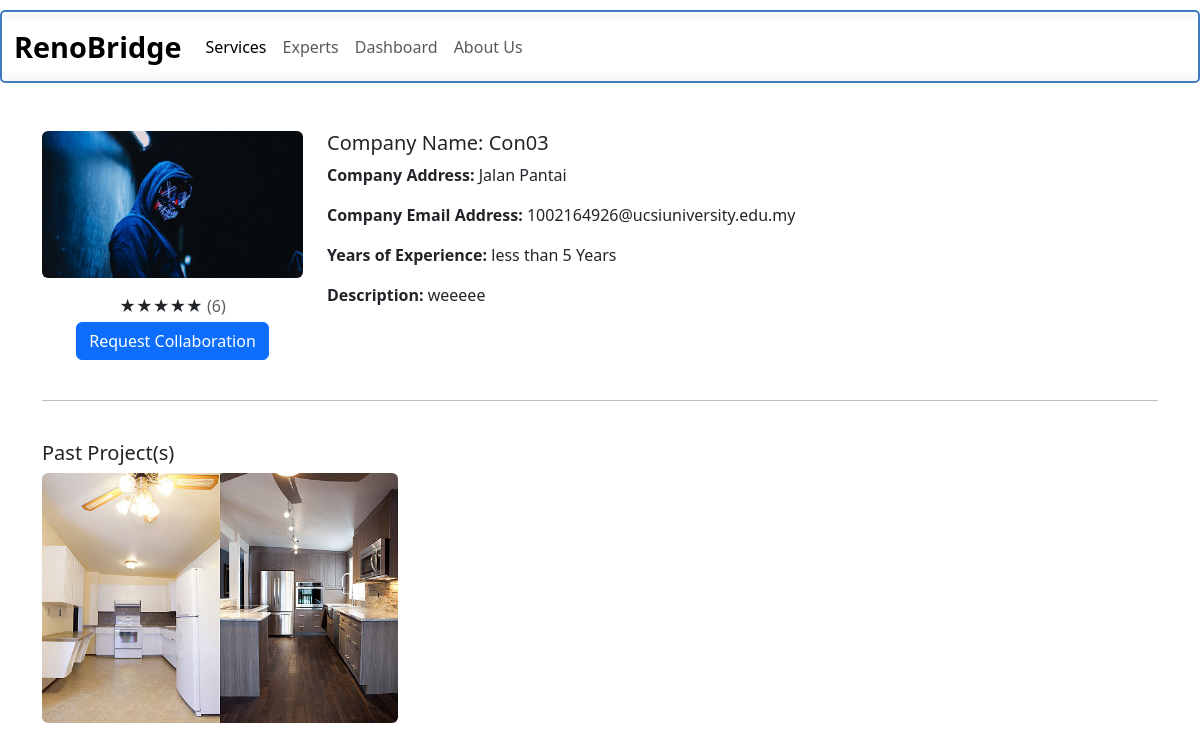
Before: /expert_portfolio/7 with the older database file.
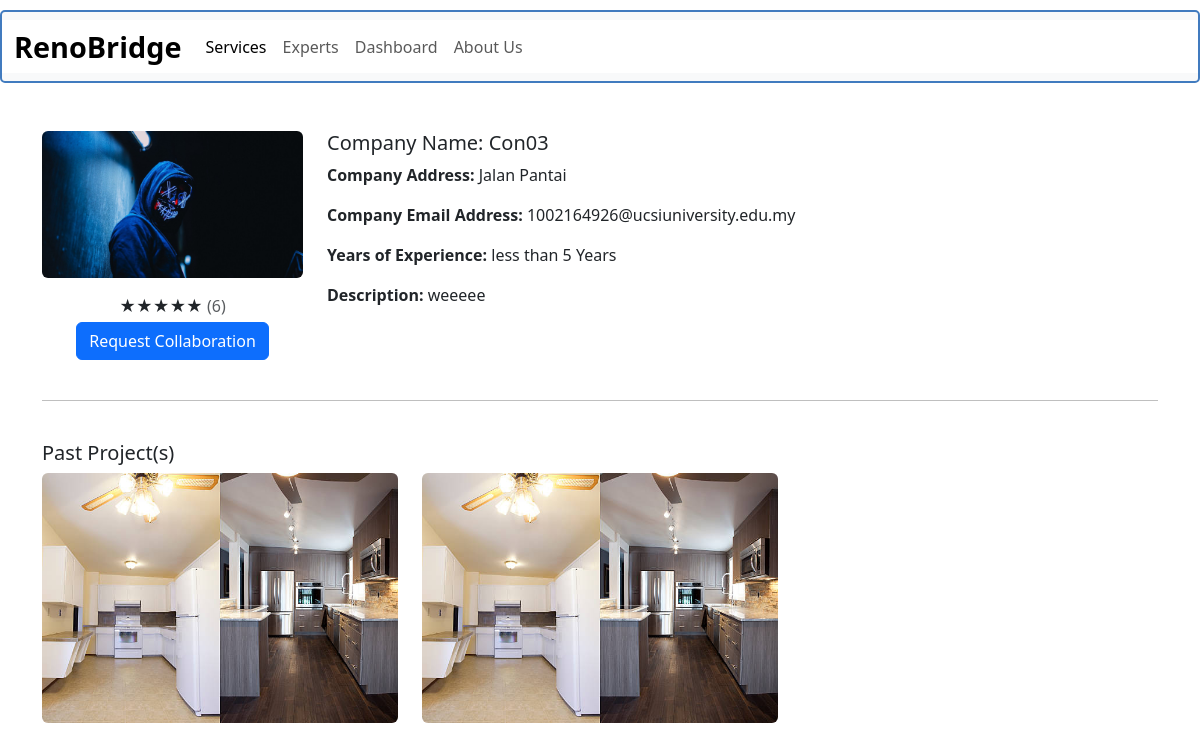
After: the same page with the newer database file.
### renobridge/models.py (models this page shows, shortened)
class ProjectPhoto(models.Model):
    contractor = models.ForeignKey(Contractor, on_delete=models.CASCADE)
    project = models.ForeignKey('Project', on_delete=models.CASCADE, null=True, blank=True, related_name='photos')
    photo = models.ImageField(upload_to='project_photos/')
    uploaded_at = models.DateTimeField(auto_now_add=True)

### renobridge/views.py (the view)
# urls.py: path('expert_portfolio/<int:id>', views.expert_portfolio, name='expert_portfolio'),  # For expert_portfolio.html
def expert_portfolio(request, id):
    contractor = get_object_or_404(Contractor, user__id=id)
    project_photos = ProjectPhoto.objects.filter(contractor=contractor)
    print(f"Photos count: {project_photos.count()}")
    context = {
        'contractor': contractor,
        'project_photos': project_photos
    }
    return render(request, 'expert_portfolio.html', context)

### renobridge/templates/expert_portfolio.html (shortened to what this page needs)
{% load static %}
<!DOCTYPE html>
<html lang="en">
<head>
    <link rel="stylesheet" href="https://cdn.jsdelivr.net/npm/bootstrap@5.3.3/dist/css/bootstrap.min.css">
    <link rel="stylesheet" href="https://cdnjs.cloudflare.com/ajax/libs/font-awesome/6.0.0-beta3/css/all.min.css">
    <link rel="stylesheet" href="{% static 'style.css' %}">
</head>
<body>
  <nav class="navbar navbar-expand-lg bg-body-tertiary navbar-frame">
    <div class="container-fluid" style="background-color: white;">
      <a class="navbar-brand" href="{% url 'renobridge' %}">RenoBridge</a>
      <div class="collapse navbar-collapse" id="navbarSupportedContent">
        <ul class="navbar-nav me-auto mb-2 mb-lg-0">
          <li class="nav-item">
            <a class="nav-link active" aria-current="page" href="#">Services</a>
          </li>
          <li class="nav-item">
            <a class="nav-link" href="{% url 'expert_list' %}">Experts</a>
          </li>
          <li class="nav-item">
            <a class="nav-link" href="{% url 'dashboard' %}">Dashboard</a>
          </li>
          <li class="nav-item">
            <a class="nav-link" href="#">About Us</a>
          </li>
        </ul>
      </div>
    </div>
  </nav>
    <div class="container my-5">
        <div class="row">
            <div class="col-md-3 text-center">
                {% if contractor.logo %}
                    <img src="{{ contractor.logo.url }}" class="img-fluid rounded mb-3" alt="Company Logo" style="max-height: 180px;">
                {% else %}
                    <img src="https://via.placeholder.com/150" class="img-fluid rounded mb-3" alt="Default Logo" style="max-height: 180px;">
                {% endif %}
                <div>
                    <p class="mb-1">★★★★★ <span class="text-muted">(6)</span></p>
                </div>
                <form action="{% url 'request_collaboration' contractor.id %}" method="POST">
                  <button type="submit" class="btn btn-primary">Request Collaboration</button>
                </form>
            </div>
            <div class="col-md-9">
                <h5>Company Name: {{ contractor.company_name }}</h5>
                <p><strong>Company Address:</strong> {{ contractor.company_address }}</p>
                <p><strong>Company Email Address:</strong> {{ contractor.email_address }}</p>
                <p><strong>Years of Experience:</strong> {{ contractor.years_of_experience }} Years</p>
                <p><strong>Description:</strong> {{ contractor.description }}</p>
            </div>
        </div>
        <hr>
        <div>
            <h5>Past Project(s)</h5>
            <div class="row">
                {% for photo in project_photos %}
                    <div class="col-md-4">
                        <img src="{{ photo.photo.url }}" class="img-fluid rounded mb-3 project-img" alt="Project Photo">
                    </div>
                {% empty %}
                    <p>No past projects uploaded yet.</p>
                {% endfor %}
            </div>
        </div>
    </div>
</body>
</html>

Changed rows visible on the page:
added ProjectPhoto: photo (picture)
